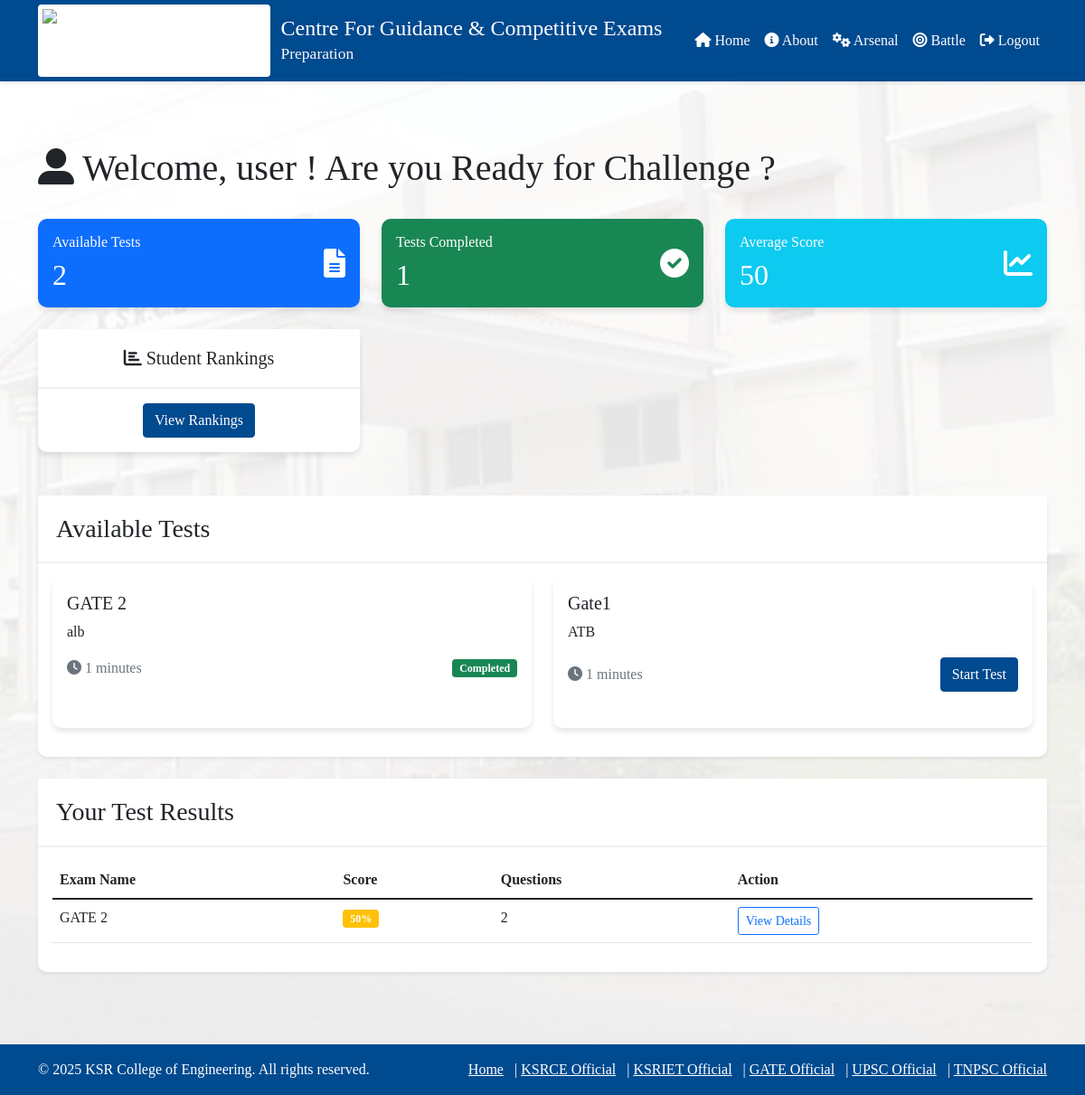
Before: /dashboard (signed in) with the older database file.
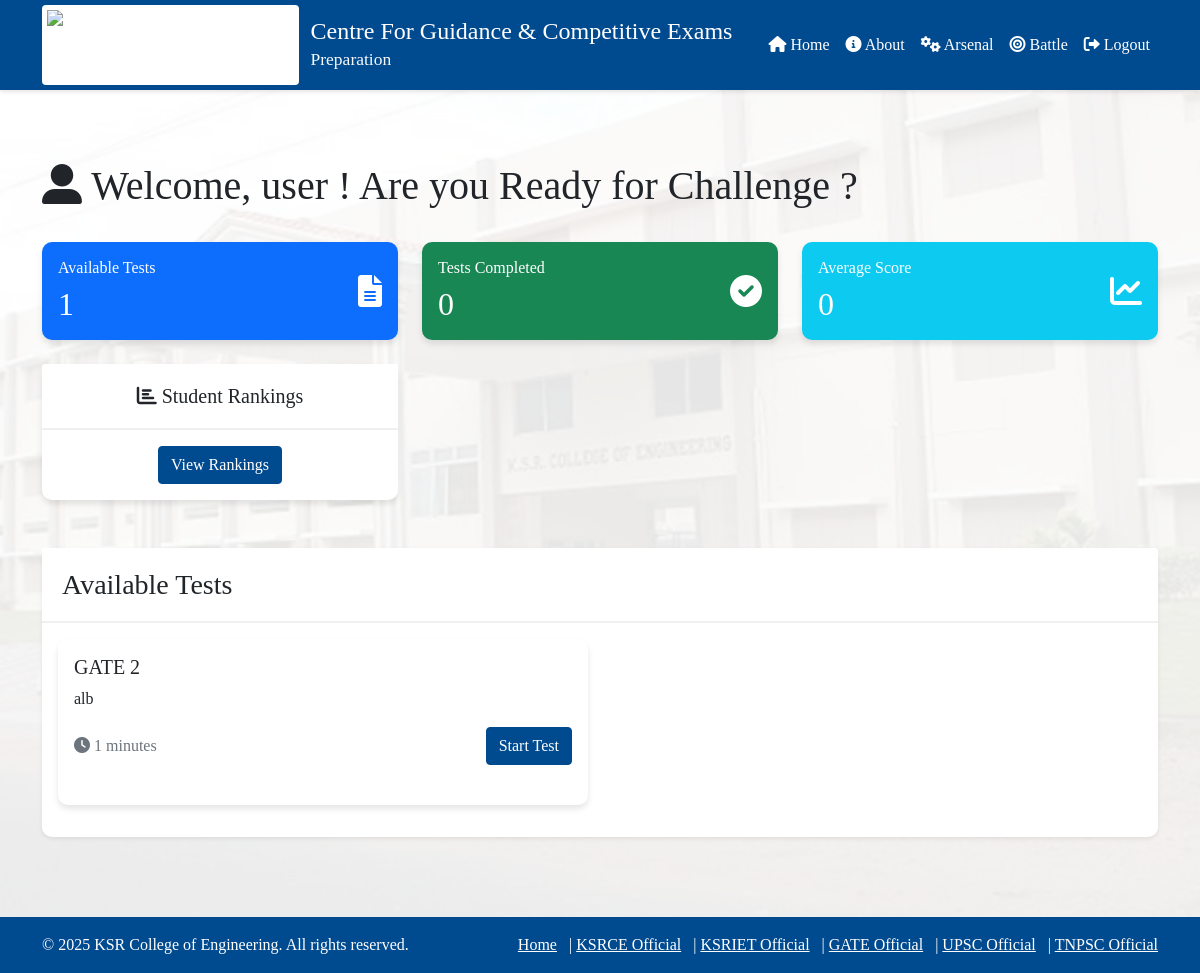
After: the same page with the newer database file.
### app.py (models this page shows, shortened)
class User(UserMixin, db.Model):
    id = db.Column(db.Integer, primary_key=True)
    username = db.Column(db.String(80), unique=True, nullable=False)
    email = db.Column(db.String(120), unique=True, nullable=False)
    password_hash = db.Column(db.String(255), nullable=False)
    is_admin = db.Column(db.Boolean, default=False)

class Exam(db.Model):
    id = db.Column(db.Integer, primary_key=True)
    name = db.Column(db.String(100), nullable=False)
    description = db.Column(db.Text)
    duration = db.Column(db.Integer)  # in minutes

class ExamResult(db.Model):
    id = db.Column(db.Integer, primary_key=True)
    user_id = db.Column(db.Integer, db.ForeignKey('user.id'), nullable=False)
    exam_id = db.Column(db.Integer, db.ForeignKey('exam.id'), nullable=False)
    score = db.Column(db.Float, nullable=False)
    total_questions = db.Column(db.Integer, nullable=False)

### app.py (the view)
@app.route('/dashboard')
@login_required
def dashboard():
    if current_user.is_admin:
        return redirect(url_for('admin_dashboard'))
    available_exams = Exam.query.all()
    completed_exams = ExamResult.query.filter_by(user_id=current_user.id).all()
    completed_exam_ids = [result.exam_id for result in completed_exams]
    return render_template('dashboard.html',
                         available_exams=available_exams,
                         completed_exams=completed_exams,
                         completed_exam_ids=completed_exam_ids)

### app.py (called while the page is built)
@login_manager.user_loader
def load_user(user_id):
    return User.query.get(int(user_id))

### templates/dashboard.html
{% extends "base.html" %}
{% block content %}
<div class="container py-4">
    <div class="row">
        <div class="col-md-12">
            <div class="d-flex justify-content-between align-items-center mb-4">
                <h1 class="page-title">
                    <i class="fas fa-user-alt fa-1x"></i>
                    Welcome, {{ current_user.username }} ! Are you Ready for Challenge ?
                </h1>
            </div>
            <div class="row mb-4">
                <div class="col-md-4">
                    <div class="card bg-primary text-white">
                        <div class="card-body">
                            <div class="d-flex justify-content-between align-items-center">
                                <div>
                                    <h6 class="card-title mb-0">Available Tests</h6>
                                    <h2 class="mt-2 mb-0">{{ available_exams|length }}</h2>
                                </div>
                                <i class="fas fa-file-alt fa-2x"></i>
                            </div>
                        </div>
                    </div>
                </div>
                <div class="col-md-4">
                    <div class="card bg-success text-white">
                        <div class="card-body">
                            <div class="d-flex justify-content-between align-items-center">
                                <div>
                                    <h6 class="card-title mb-0">Tests Completed</h6>
                                    <h2 class="mt-2 mb-0">{{ completed_exams|length }}</h2>
                                </div>
                                <i class="fas fa-check-circle fa-2x"></i>
                            </div>
                        </div>
                    </div>
                </div>
                <div class="col-md-4">
                    <div class="card bg-info text-white">
                        <div class="card-body">
                            <div class="d-flex justify-content-between align-items-center">
                                <div>
                                    <h6 class="card-title mb-0">Average Score</h6>
                                    <h2 class="mt-2 mb-0">
                                        {% if completed_exams %}
                                            {{ (completed_exams|sum(attribute='score') / completed_exams|length)|int }}
                                        {% else %}
                                            0
                                        {% endif %}
                                    </h2>
                                </div>
                                <i class="fas fa-chart-line fa-2x"></i>
                            </div>
                        </div>
                    </div>
                </div>
                <div class="col-md-4" align="center">
                    <div class="card mb-4">
                        <div class="card-header">
                            <h5 class="card-title mb-0">
                                <i class="fas fa-chart-bar"></i> Student Rankings
                            </h5>
                        </div>
                        <div class="card-body text-center" >
                            <a href="{{ url_for('student_rankings') }}" class="btn btn-primary">
                                View Rankings
                            </a>
                        </div>
                    </div>
                </div>
            </div>
            <div class="card shadow-sm mb-4">
                <div class="card-header bg-white">
                    <h3 class="card-title mb-0">Available Tests</h3>
                </div>
                <div class="card-body">
                    {% if available_exams %}
                        <div class="row">
                            {% for exam in available_exams %}
                                <div class="col-md-6 mb-3">
                                    <div class="card h-100">
                                        <div class="card-body">
                                            <h5 class="card-title">{{ exam.name }}</h5>
                                            <p class="card-text">{{ exam.description }}</p>
                                            <div class="d-flex justify-content-between align-items-center">
                                                <span class="text-muted">
                                                    <i class="fas fa-clock"></i> {{ exam.duration }} minutes
                                                </span>
                                                {% if exam.id in completed_exam_ids %}
                                                    <span class="badge bg-success">Completed</span>
                                                {% else %}
                                                    <a href="{{ url_for('take_exam', exam_id=exam.id) }}"
                                                       class="btn btn-primary">
                                                        Start Test
                                                    </a>
                                                {% endif %}
                                            </div>
                                        </div>
                                    </div>
                                </div>
                            {% endfor %}
                        </div>
                    {% else %}
                        <p class="text-muted text-center mb-0">No tests available at the moment.</p>
                    {% endif %}
                </div>
            </div>
            {% if completed_exams %}
                <div class="card shadow-sm">
                    <div class="card-header bg-white">
                        <h3 class="card-title mb-0">Your Test Results</h3>
                    </div>
                    <div class="card-body">
                        <div class="table-responsive">
                            <table class="table table-hover">
                                <thead>
                                    <tr>
                                        <th>Exam Name</th>
                                        <th>Score</th>
                                        <th>Questions</th>
                                        <th>Action</th>
                                    </tr>
                                </thead>
                                <tbody>
                                    {% for result in completed_exams %}
                                        {% set exam = available_exams|selectattr('id', 'equalto', result.exam_id)|first %}
                                        <tr>
                                            <td>{{ exam.name }}</td>
                                            <td>
                                                <span class="badge bg-{{ 'success' if result.score >= 70 else 'warning' if result.score >= 40 else 'danger' }}">
                                                    {{ result.score|int }}%
                                                </span>
                                            </td>
                                            <td>{{ result.total_questions }}</td>
                                            <td>
                                                <a href="{{ url_for('view_result', result_id=result.id) }}"
                                                   class="btn btn-sm btn-outline-primary">
                                                    View Details
                                                </a>
                                            </td>
                                        </tr>
                                    {% endfor %}
                                </tbody>
                            </table>
                        </div>
                    </div>
                </div>
            {% endif %}
        </div>
    </div>
</div>
{% endblock %}

### templates/base.html (shortened to what this page needs)
<!DOCTYPE html>
<html lang="en">
<head>
    <link href="https://cdn.jsdelivr.net/npm/bootstrap@5.1.3/dist/css/bootstrap.min.css" rel="stylesheet">
    <link href="https://cdnjs.cloudflare.com/ajax/libs/font-awesome/6.0.0/css/all.min.css" rel="stylesheet">
</head>
<body>
    <nav class="navbar navbar-expand-lg navbar-dark">
        <div class="container">
            <a class="navbar-brand d-flex align-items-center" href="{{ url_for('index') }}">
                <img src="{{ url_for('static', filename='images/ccelogo.jpg') }}" alt="KSR College of Engineering" height="80" class="me-2" style="object-fit: contain; background-color: white; padding: 5px; border-radius: 4px;">
                <div class="d-none d-md-block">
                    <h4 class="mb-0 text-white ms-1">Centre For Guidance & Competitive Exams</h4>
                    <p class="mb-0 text-light small ms-1">Preparation</p>
                </div>
            </a>
            <div class="collapse navbar-collapse" id="navbarNav">
                <ul class="navbar-nav ms-auto">
                    <li class="nav-item">
                        <a class="nav-link" href="{{ url_for('index') }}">
                            <i class="fas fa-home"></i> Home
                        </a>
                    </li>
                    <li class="nav-item">
                        <a class="nav-link" href="{{ url_for('about') }}">
                            <i class="fas fa-info-circle"></i> About
                        </a>
                    </li>
                    {% if current_user.is_authenticated %}
                        {% if current_user.is_admin %}
                            <li class="nav-item">
                                <a class="nav-link" href="{{ url_for('admin_dashboard') }}">
                                    <i class="fas fa-dashboard"></i> Admin Dashboard
                                </a>
                            </li>
                        {% else %}
                            <li class="nav-item">
                                <a class="nav-link" href="{{ url_for('welcome') }}">
                                    <i class="fas fa-gears"></i> Arsenal
                                </a>
                            </li>
                            <li class="nav-item">
                                <a class="nav-link" href="{{ url_for('dashboard') }}">
                                    <i class="fas fa-bullseye"></i> Battle
                                </a>
                            </li>
                        {% endif %}
                        <li class="nav-item">
                            <a class="nav-link" href="{{ url_for('logout') }}">
                                <i class="fas fa-sign-out-alt"></i> Logout
                            </a>
                        </li>
                    {% endif %}
                </ul>
            </div>
        </div>
    </nav>
    <main class="main-content">
        {% block content %}{% endblock %}
    </main>
    <footer class="footer">
        <div class="container text-center">
            <div class="d-flex justify-content-between align-items-center">
                <p class="mb-0">&copy; 2025 KSR College of Engineering. All rights reserved.</p>
                <div class="footer-links">
                    <a href="{{ url_for('index') }}" class="me-2" style="color: white">Home</a> |
                    <a href="https://ksrce.ac.in/" class="me-2" style="color: white">KSRCE Official</a> |
                    <a href="https://ksriet.ac.in/" class="me-2" style="color: white">KSRIET Official</a> |
                    <a href="https://gate2025.iitr.ac.in/" class="me-2" style="color: white">GATE Official</a> |
                    <a href="https://upsc.gov.in/" class="me-2" style="color: white">UPSC Official</a> |
                    <a href="https://www.tnpsc.gov.in/" style="color: white">TNPSC Official</a>
                </div>
            </div>
        </div>
    </footer>
</body>
</html>

Changed rows visible on the page:
removed Exam: name "Gate1", description "ATB", duration "1"
removed ExamResult: {{ exam.name }} "GATE 2", score "50", total_questions "2"
computed for Exam "GATE 2": text "Completed" → "Start Test"
Other visible differences:
{{ available_exams|length }}: "2" → "1"
{{ completed_exams|length }}: "1" → "0"
{{ (completed_exams|sum(attribute='score') / completed_exams|length)|int }}: "50" → (not shown)
text no longer shown: "Your Test Results Exam Name Score Questions Action"
text now shown: "0"
